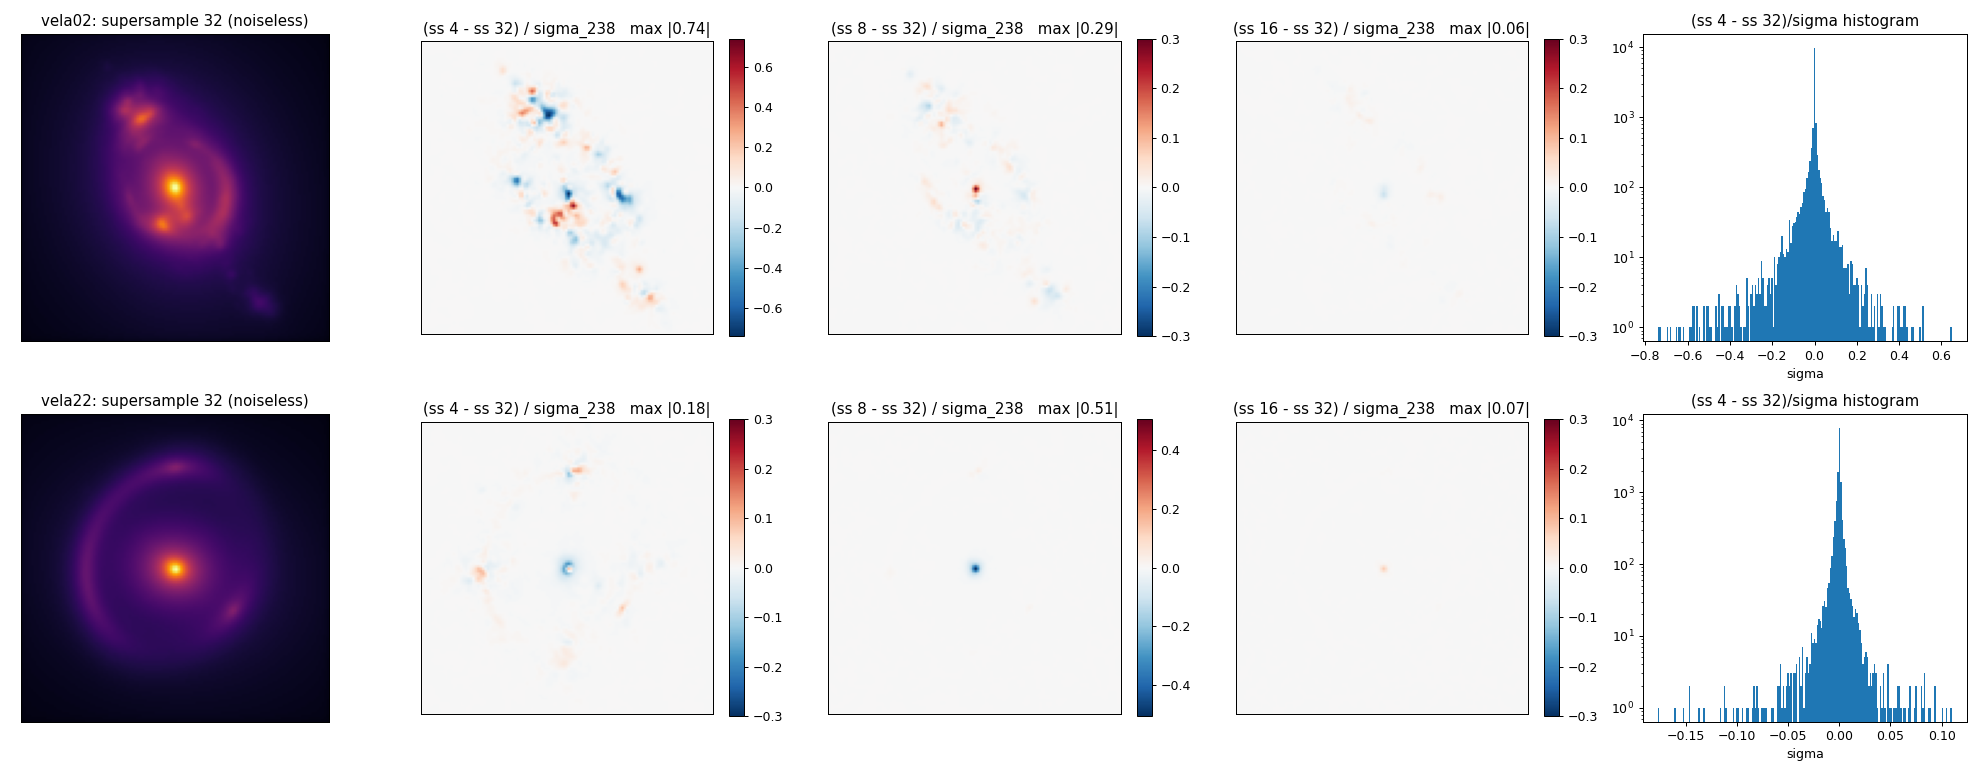

Recreate this plot in Python.
"""Supersample probe: render vela02/vela22 with their stored truths at 4/8/16/32 and
map the differences in units of the DESI-238 background rms (2026-09-15)."""
import os, sys, json, pickle, time, resource
import numpy as np, yaml
import matplotlib; matplotlib.use("Agg")
import matplotlib.pyplot as plt
from matplotlib.colors import PowerNorm
from gigalens_research.simtests.experiments import vela_simulated as V
from gigalens.simulator import SimulatorConfig
from gigalens.jax.scene_simulator import SceneSimulator
from gigalens_research.simulations.image_based_light import ImageBasedLight

W = os.path.abspath(os.path.join(os.path.dirname(__file__), "..", ".."))
DS = "/pscratch/sd/l/linusu/gigalens/simtests_results/vela_f140w_v3/dataset"
cfgy = yaml.safe_load(open(f"{W}/experiments/vela_f140w_v3/campaign.yaml"))["dataset"]
prior_spec = V.resolve_truth_prior_spec(cfgy.get("truth_prior"))
SIG = 0.0076  # DESI-238 per-pixel background rms (photutils, notebook)
SS = [4, 8, 16, 32]
out = {}
fig, axes = plt.subplots(2, 5, figsize=(22, 8.6))
for row, sim in enumerate(["02", "22"]):
    sdir = f"{DS}/systems/vela{sim}_cam12_a0.400_rep00"
    truth = pickle.load(open(f"{sdir}/truth_x.pkl", "rb"))
    meta = json.load(open(f"{sdir}/meta.json"))
    psf = np.load(f"{sdir}/psf.npy"); stored = np.load(f"{sdir}/noiseless_image.npy").astype(np.float64)
    src_dir = f"{cfgy['source_root']}/vela{sim}_cam12_a0.400_f140w"
    sb_raw, src_scale, mock_pix, src_meta = V._load_pristine_source(src_dir, False)
    sb, _ = V.preprocess_source(sb_raw, src_scale, crop_radius_arcsec=None, recenter=True)
    model = V._build_truth_scene_model(prior_spec, ImageBasedLight(sb, src_scale))
    imgs = {}
    for ss in SS:
        cfg = SimulatorConfig(delta_pix=meta["delta_pix"], num_pix=meta["num_pix"], supersample=ss,
                              kernel=psf, likelihood_precision="float64")
        sim_ = SceneSimulator(model, cfg)
        t0 = time.time(); img = V._render(sim_, model, truth); t1 = time.time()
        img = V._render(sim_, model, truth); t2 = time.time()  # second call = jitted timing
        imgs[ss] = img
        rss = resource.getrusage(resource.RUSAGE_SELF).ru_maxrss / 1e6
        out[f"vela{sim}_ss{ss}"] = {"first_s": t1 - t0, "second_s": t2 - t1, "peak_rss_GB": rss,
                                    "flux": float(img.sum())}
        print(f"vela{sim} ss={ss}: first {t1-t0:.1f}s, again {t2-t1:.1f}s, peak RSS {rss:.1f} GB, flux {img.sum():.3f}", flush=True)
    d4s = np.abs(imgs[4] - stored).max()
    print(f"vela{sim}: |ss4 render - stored noiseless| max = {d4s:.2e} (should be ~0)")
    out[f"vela{sim}_stored_vs_ss4"] = float(d4s)
    ref = imgs[32]
    ax = axes[row, 0]; ax.imshow(ref, cmap="inferno", norm=PowerNorm(0.5, vmin=0), origin="lower"); ax.set_title(f"vela{sim}: supersample 32 (noiseless)")
    for j, ss in enumerate([4, 8, 16]):
        d = (imgs[ss] - ref) / SIG
        out[f"vela{sim}_ss{ss}_minus_32"] = {"max_abs_sigma": float(np.abs(d).max()), "rms_sigma": float(d.std()),
                                             "n_pix_gt_0.1sig": int((np.abs(d) > 0.1).sum()), "n_pix_gt_1sig": int((np.abs(d) > 1).sum()),
                                             "flux_frac": float((imgs[ss].sum() - ref.sum()) / ref.sum())}
        ax = axes[row, j + 1]; v = max(0.3, np.abs(d).max())
        im = ax.imshow(d, cmap="RdBu_r", vmin=-v, vmax=v, origin="lower"); ax.set_title(f"(ss {ss} - ss 32) / sigma_238   max |{np.abs(d).max():.2f}|")
        plt.colorbar(im, ax=ax, fraction=0.046)
    d = (imgs[4] - ref) / SIG
    ax = axes[row, 4]; ax.hist(d.ravel(), bins=200, log=True); ax.set_title("(ss 4 - ss 32)/sigma histogram"); ax.set_xlabel("sigma")
    for a in axes[row, :4]: a.set_xticks([]); a.set_yticks([])
plt.tight_layout(); plt.savefig(f"{W}/experiments/vela_f140w_v3/supersample_check.png", dpi=90)
json.dump(out, open(f"{W}/experiments/vela_f140w_v3/supersample_check.json", "w"), indent=1)
print(json.dumps({k: v for k, v in out.items() if "minus" in k}, indent=1))
